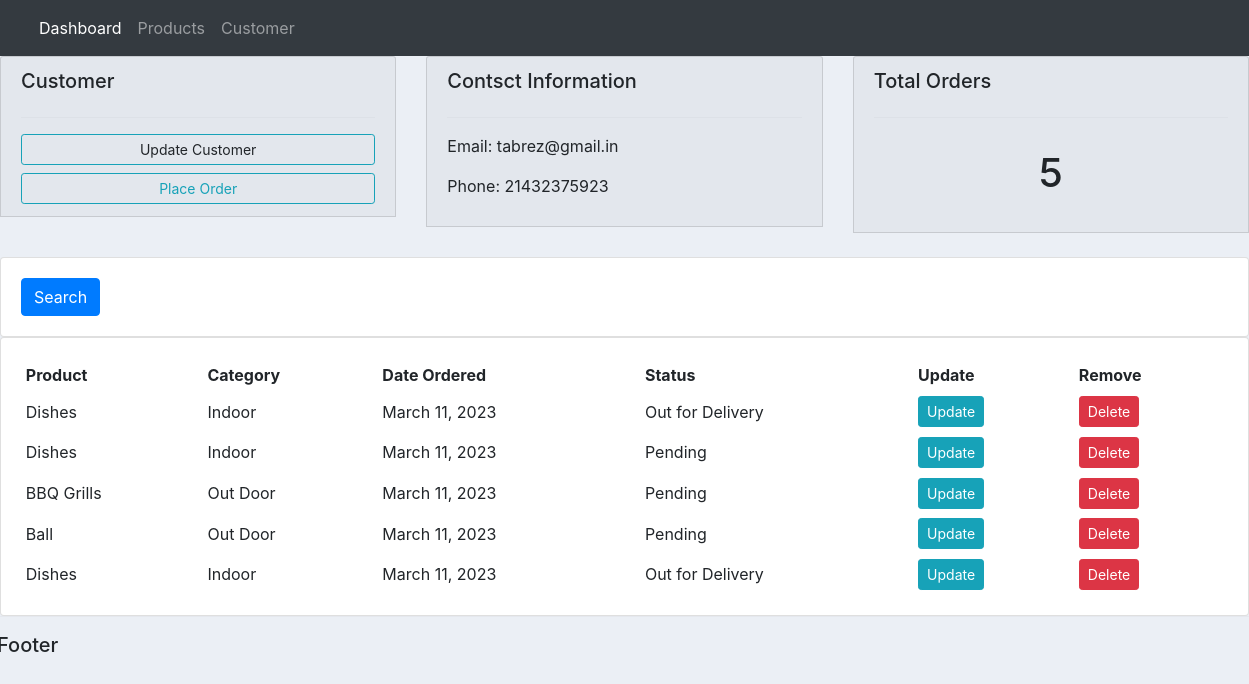
The app's page /customer/2/ with its own data.
### accounts/models.py (models this page shows, shortened)
class Customer(models.Model):
    name = models.CharField(max_length=200, null=True)
    phone = models.CharField(max_length=200, null=True)
    email = models.EmailField(max_length=200, null=True)
    date_created = models.DateTimeField(auto_now_add=True, editable=False)

class Order(models.Model):
    STATUS = (
        ('Pending', 'pending'),
        ('Out for Delivery', 'Out for Delivery'),
        ('Delivered', 'Delivered'),
    )
    customer = models.ForeignKey(Customer, null=True, on_delete=models.SET_NULL)
    product = models.ForeignKey(Product, null=True, on_delete=models.SET_NULL)
    date_created = models.DateField(auto_now_add=True, null=True)
    status = models.CharField(max_length=200, null=True, choices=STATUS)

class Product(models.Model):
    CATEGORY = (
        ('Indoor', 'Indoor'),
        ('Out Door', 'Out Door'),
    )
    name = models.CharField(max_length=200, null=True)
    price = models.FloatField(null=True)
    category = models.CharField(max_length=200, null=True, choices=CATEGORY)
    decription = models.CharField(max_length=200, null=True, blank=True)
    date_created = models.DateField(auto_now_add=True, null=True)
    tags = models.ManyToManyField(Tag)
    def __str__(self):
        return self.name

### accounts/views.py (the view)
# urls.py: path('customer/<str:pk_test>/', views.customer, name="customer"),
def customer(request, pk_test):
    customer = Customer.objects.get(id=pk_test)
    orders = customer.order_set.all()
    order_count = orders.count()
    context = {
        'customer': customer,
        'orders': orders,
        'order_count': order_count
    }
    return render(request, "accounts/customer.html", context)

### accounts/templates/accounts/customer.html
{% extends "accounts/main.html" %}
{% block content %}
<div class="row">
    <div class="col-md">
        <div class="card card-header">
            <h5>Customer</h5>
            <hr>
            <a class="btn btn-outline-info btn-sm btn-block">Update Customer</a>
            <a class="btn btn-outline-info btn-sm btn-block" href="{% url 'create_order' customer.id %}">Place Order</a>
        </div>
    </div>
    <div class="col-md">
        <div class="card card-header">
            <h5>Contsct Information</h5>
            <hr>
            <p>Email: {{ customer.email }}</p>
            <p>Phone: {{ customer.phone }}</p>
        </div>
    </div>
    <div class="col-md">
        <div class="card card-header">
            <h5>Total Orders</h5>
            <hr>
            <h1 style="text-align: center;padding: 15px">{{order_count}}</h1>
        </div>
    </div>
</div>
<br>
<div class="row">
    <div class="col">
        <div class="card card-body">
            <form method="get">
                <button class="btn btn-primary" type="submit">Search</button>
            </form>
        </div>
    </div>
</div>
<div class="row">
    <div class="col">
        <div class="card card-body">
            <table class="table-sm">
                <tr>
                    <th>Product</th>
                    <th>Category</th>
                    <th>Date Ordered</th>
                    <th>Status</th>
                    <th>Update</th>
                    <th>Remove</th>
                </tr>
                {% for order in orders %}
                <tr>
                    <td>{{ order.product }}</td>
                    <td>{{order.product.category}}</td>
                    <td>{{order.date_created}}</td>
                    <td>{{order.status}}</td>
                    <td><a class="btn btn-sm btn-info" href="{% url 'update_order' order.id %}">Update</a></td>
                    <td><a class="btn btn-sm btn-danger" href="{% url 'delete_order' order.id %}">Delete</a></td>
                </tr>
                {% endfor %}
            </table>
        </div>
</div>
{% endblock %}

### static/css/main.css (style rules this page uses)
body { background-color: #ebeff5; }

### records on screen
Customer: email "tabrez@gmail.in", phone "21432375923"
Order: product "Dishes", product.category "Indoor", date_created "March 11, 2023", status "Out for Delivery"
Order: product "Dishes", product.category "Indoor", date_created "March 11, 2023", status "Pending"
Order: product "BBQ Grills", product.category "Out Door", date_created "March 11, 2023", status "Pending"
Order: product "Ball", product.category "Out Door", date_created "March 11, 2023", status "Pending"
Order: product "Dishes", product.category "Indoor", date_created "March 11, 2023", status "Out for Delivery"

### other values on screen
{{ order_count }} "5"
